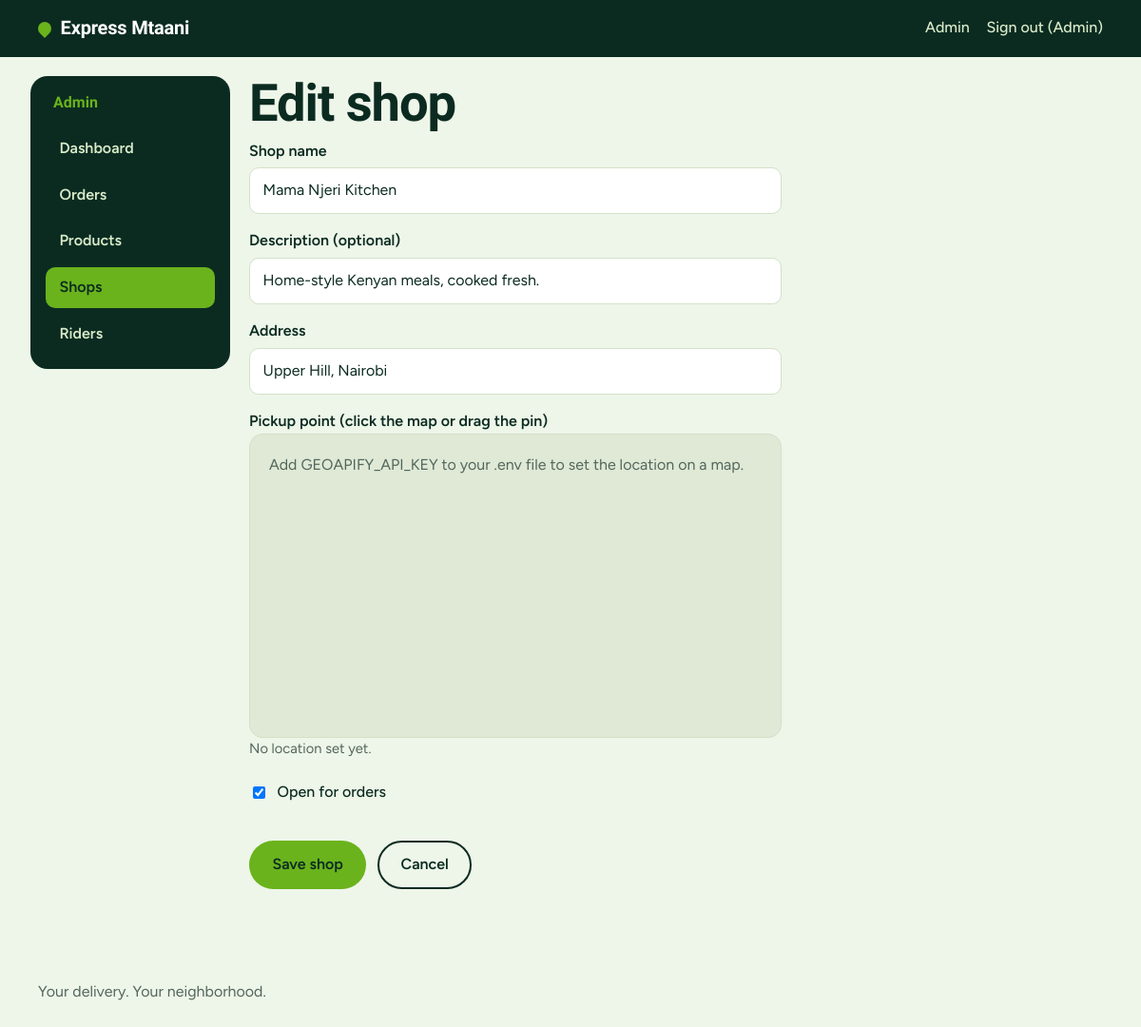
Page /admin/shops/1/edit (signed in) on the committed database.
### app/models.py (models this page shows, shortened)
class User(UserMixin, db.Model):
    __tablename__ = "users"
    id = db.Column(db.Integer, primary_key=True)
    name = db.Column(db.String(80), nullable=False)
    email = db.Column(db.String(120), unique=True, nullable=False, index=True)
    phone = db.Column(db.String(20), nullable=False)
    password_hash = db.Column(db.String(255), nullable=False)
    role = db.Column(db.String(20), nullable=False, default="customer", index=True)
    active = db.Column(db.Boolean, nullable=False, default=True)
    approved = db.Column(db.Boolean, nullable=False, default=True)  # riders start unapproved
    created_at = db.Column(db.DateTime, nullable=False, default=utcnow)
    online = db.Column(db.Boolean, nullable=False, default=False)
    last_lat = db.Column(db.Float)
    last_lng = db.Column(db.Float)
    last_seen_at = db.Column(db.DateTime)
    @property
    def is_active(self):  # Flask-Login
        return bool(self.active)
    @property
    def first_name(self):
        return (self.name or "").split(" ")[0]

class Shop(db.Model):
    __tablename__ = "shops"
    id = db.Column(db.Integer, primary_key=True)
    name = db.Column(db.String(120), nullable=False)
    description = db.Column(db.String(255), nullable=False, default="")
    address = db.Column(db.String(255), nullable=False, default="")
    lat = db.Column(db.Float, nullable=False)
    lng = db.Column(db.Float, nullable=False)
    is_active = db.Column(db.Boolean, nullable=False, default=True)
    created_at = db.Column(db.DateTime, nullable=False, default=utcnow)
    products = db.relationship("Product", back_populates="shop", lazy="dynamic")

### app/admin.py (the view)
@bp.route("/shops/<int:shop_id>/edit", methods=["GET", "POST"])
def shop_edit(shop_id):
    shop = db.get_or_404(Shop, shop_id)
    values = {"name": shop.name, "description": shop.description, "address": shop.address,
              "lat": shop.lat, "lng": shop.lng, "is_active": shop.is_active}
    errors = []
    if request.method == "POST":
        updated, values, errors = _shop_from_form(shop)
        if updated:
            db.session.commit()
            flash("Shop updated.", "success")
            return redirect(url_for("admin.shops"))
    return render_template("admin/shop_form.html", values=values, errors=errors, editing=shop,
                           page_data={"center": {"lat": -1.286389, "lng": 36.817223}}), (400 if errors else 200)

### app/admin.py (called while the page is built)
@bp.before_request
def admin_only():
    if not current_user.is_authenticated:
        return redirect(url_for("auth.login", next=request.path))
    if current_user.role != "admin":
        abort(403)

### app/models.py (called while the page is built)
@login_manager.user_loader
def load_user(user_id):
    try:
        user = db.session.get(User, int(user_id))
    except (TypeError, ValueError):
        return None
    if user and user.active and (user.role != "rider" or user.approved):
        return user
    return None

### app/storefront.py (called while the page is built)
def _cart():
    cart = session.get("cart")
    if not isinstance(cart, dict) or not isinstance(cart.get("items"), dict) or "shop_id" not in cart:
        return {"shop_id": None, "items": {}}
    return cart

@bp.app_context_processor
def inject_cart_count():
    items = _cart()["items"]
    return {"cart_count": sum(v for v in items.values() if isinstance(v, int))}

### app/templates/admin/shop_form.html (shortened to what this page needs)
{% extends "admin/base.html" %}
{% block admin %}
<h1>{{ 'Edit shop' if editing else 'Add a shop' }}</h1>
<form method="post" class="stack form-narrow" novalidate>
  <label class="field"><span class="field__label">Shop name</span>
    <input name="name" required maxlength="120" value="{{ values.name }}"></label>
  <label class="field"><span class="field__label">Description (optional)</span>
    <input name="description" maxlength="255" value="{{ values.description }}"></label>
  <label class="field"><span class="field__label">Address</span>
    <input name="address" required maxlength="255" value="{{ values.address }}"></label>
  <div>
    <span class="field__label">Pickup point (click the map or drag the pin)</span>
    <div id="map" class="map" data-map>
      {% if not geo_key %}<p class="map-note">Add GEOAPIFY_API_KEY to your .env file to set the location on a map.</p>{% endif %}
    </div>
    <p id="pin-status" class="hint" aria-live="polite">No location set yet.</p>
  </div>
  <label class="radio"><input type="checkbox" name="is_active" {{ 'checked' if values.is_active }}> Open for orders</label>
  <div class="actions">
    <button class="btn btn--primary" type="submit">Save shop</button>
    <a class="btn btn--ghost" href="{{ url_for('admin.shops') }}">Cancel</a>
  </div>
</form>
{% endblock %}
{% block scripts %}
{% include "_maps_loader.html" %}
{% endblock %}

### app/templates/base.html (shortened to what this page needs)
<!doctype html>
<html lang="en">
<head>
  <link rel="stylesheet" href="{{ url_for('static', filename='css/style.css') }}">
</head>
<body>
  <header class="site-header">
    <a class="brand" href="{{ url_for('shop.home') }}">
      <span class="brand__mark" aria-hidden="true"></span>Express Mtaani
    </a>
    <nav class="site-nav" aria-label="Main">
      {% if current_user.is_authenticated %}
        {% if current_user.role == 'admin' %}
          <a href="{{ url_for('admin.dashboard') }}">Admin</a>
        {% elif current_user.role == 'rider' %}
          <a href="{{ url_for('rider.dashboard') }}">Deliveries</a>
        {% else %}
          <a href="{{ url_for('shop.my_orders') }}">My orders</a>
        {% endif %}
        <form method="post" action="{{ url_for('auth.logout') }}" class="inline-form">
          <button type="submit" class="link-button">Sign out ({{ current_user.first_name }})</button>
        </form>
      {% else %}
        <a href="{{ url_for('shop.cart') }}">Cart{% if cart_count %} ({{ cart_count }}){% endif %}</a>
        <a href="{{ url_for('auth.login') }}">Sign in</a>
        <a href="{{ url_for('auth.register') }}">Sign up</a>
        <a href="{{ url_for('auth.rider_register') }}">Ride with us</a>
      {% endif %}
    </nav>
  </header>
  <main id="main">
    {% block content %}{% endblock %}
  </main>
  <footer class="site-footer">
    <p>Your delivery. Your neighborhood.</p>
  </footer>
  {% block scripts %}{% endblock %}
</body>
</html>

### app/static/css/style.css (style rules this page uses)
:root { --green-900: #0b2b21; --green-700: #1b5a2a; --lime: #6ab31c; --lime-soft: #e3f1d0; --lime-text: #2f6b0a; --mint: #eef5e9; --surface: #ffffff; --line: #d3e1c8; --muted: #53665c; --danger: #b3261e; --danger-soft: #fbe9e7; --radius: 14px; --font-display: "Bricolage Grotesque", "Segoe UI", system-ui, sans-serif; --font-body: "Figtree", "Segoe UI", system-ui, sans-serif; }
*, *::before, *::after { box-sizing: border-box; }
html { -webkit-text-size-adjust: 100%; }
body { margin: 0; font-family: var(--font-body); font-size: 1rem; line-height: 1.55; color: var(--green-900); background: var(--mint); }
a { color: var(--lime-text); }
h1, h2 { font-family: var(--font-display); font-weight: 800; line-height: 1.08; letter-spacing: -0.02em; margin: 0 0 .5rem; }
h1 { font-size: clamp(2rem, 6vw, 3.4rem); }
p { margin: 0 0 1rem; }
.site-header { display: flex; align-items: center; justify-content: space-between; gap: 1rem; padding: .9rem clamp(1rem, 4vw, 2.5rem); background: var(--green-900); color: #fff; }
.brand { display: inline-flex; align-items: center; gap: .6rem; color: #fff; text-decoration: none; font-family: var(--font-display); font-weight: 800; font-size: 1.25rem; letter-spacing: -0.01em; }
.brand__mark { width: 14px; height: 14px; border-radius: 50% 50% 50% 0; transform: rotate(-45deg); background: var(--lime); }
.site-nav { display: flex; gap: 1.1rem; flex-wrap: wrap; }
.site-nav a { color: #d9ebc9; text-decoration: none; font-weight: 500; }
.site-footer { padding: 2rem clamp(1rem, 4vw, 2.5rem); color: var(--muted); }
.stack { display: grid; gap: 1rem; }
.hint { color: var(--muted); font-size: .92rem; margin: 0; }
.btn { display: inline-flex; align-items: center; justify-content: center; gap: .4rem; min-height: 48px; padding: .7rem 1.4rem; border-radius: 999px; border: 2px solid transparent; font: inherit; font-weight: 600; text-decoration: none; cursor: pointer; }
.btn--primary { background: var(--lime); color: var(--green-900); }
.btn--ghost { background: transparent; border-color: var(--green-900); color: var(--green-900); }
.field { display: grid; gap: .3rem; }
.field__label { font-weight: 600; }
input, select, textarea { width: 100%; font: inherit; color: inherit; background: var(--surface); border: 1.5px solid var(--line); border-radius: 10px; padding: .7rem .85rem; min-height: 48px; }
.map { width: 100%; min-height: 280px; border-radius: var(--radius); background: #dfe9d6; border: 1px solid var(--line); overflow: hidden; }
.map-note { margin: 0; padding: 1.25rem; color: var(--muted); }
.inline-form { display: inline; margin: 0; }
.link-button { background: none; border: 0; padding: 0; font: inherit; font-weight: 500; color: inherit; text-decoration: underline; cursor: pointer; }
.site-nav .link-button { color: #d9ebc9; text-decoration: none; }
.form-narrow { max-width: 560px; }
.radio { display: flex; gap: .6rem; align-items: center; padding: .4rem 0; font-weight: 500; }
.radio input { width: auto; min-height: 0; }
.admin .map { height: 320px; min-height: 240px; }
.admin .actions { margin: 1rem 0; }
.actions { display: flex; gap: .75rem; flex-wrap: wrap; align-items: center; margin: 1.25rem 0; }

### rows in the picture
User: first_name "Admin"
Shop: name "Mama Njeri Kitchen", description "Home-style Kenyan meals, cooked fresh.", address "Upper Hill, Nairobi"

### other values in the picture
{{ 'Edit shop' if editing else 'Add a shop' }} "Edit shop"
